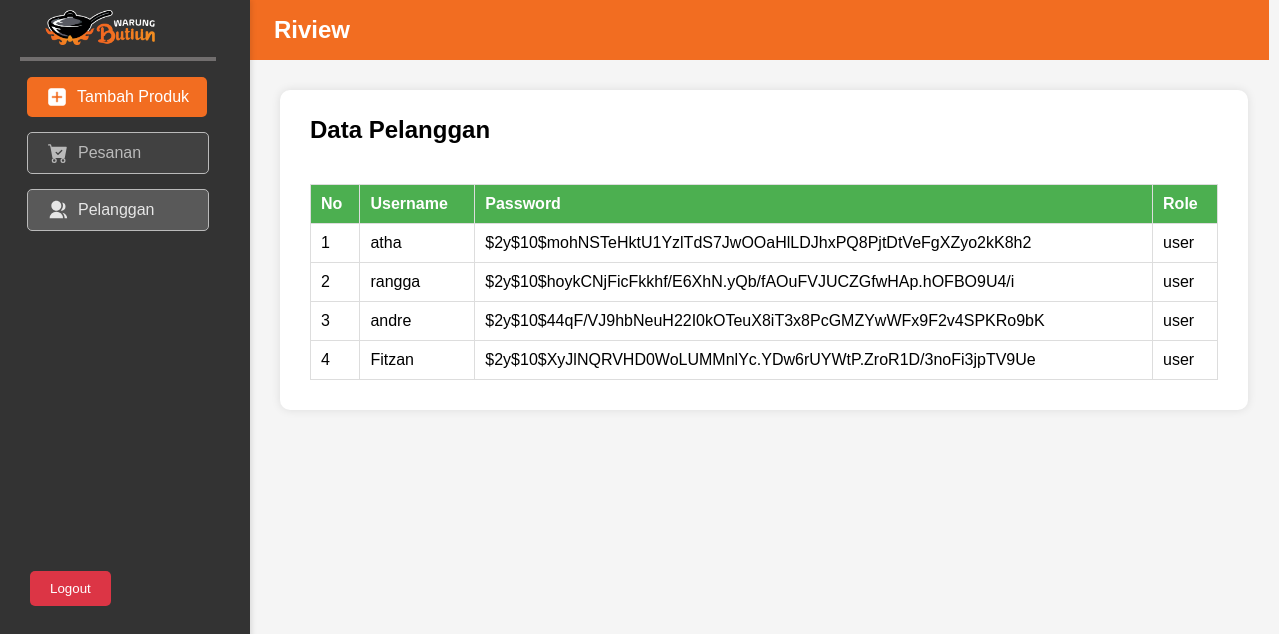
Page /pages/admin/pelanggan.php on the committed database.
### tables this page shows
CREATE TABLE IF NOT EXISTS `users` (
  `id` int(11) NOT NULL AUTO_INCREMENT,
  `username` varchar(255) DEFAULT NULL,
  `password` varchar(255) DEFAULT NULL,
  `role` varchar(10) DEFAULT NULL,
  `remember_token` varchar(255) DEFAULT NULL,
  PRIMARY KEY (`id`)
);

### pages/admin/pelanggan.php (the view, shortened to what this page needs)
<?php
$koneksi = new mysqli("localhost", "root", "", "warungbutitin");
$query = "SELECT * FROM users WHERE role = 'user'";
$result = $koneksi->query($query);
$pelanggan = [];
if ($result->num_rows > 0) {
    while ($row = $result->fetch_assoc()) {
        $pelanggan[] = $row;
    }
}
?>
<!DOCTYPE html>
<html lang="en">
<head>
</head>
<body>
<aside>
    <a href="admin.php">
        <div class="admin-title">
            <img src="../../assets/images/WarungButitin2.png" alt="Warung BuTITIN">
        </div>
    </a>
    <a href="../admin/add_product.php" class="add-product-btn">
        Tambah Produk
    </a>
    <a href="../admin/pesanan.php" class="ulasan-product-btn">
    Pesanan
</a>
<a href="../admin/pelanggan.php" class="pelanggan-product-btn">
    Pelanggan
</a>
    <form action="" method="POST">
            <button type="submit" name="logout">Logout</button>
        </form>
</aside>
    <div style="flex: 1;">
        <header>
            <h2>Riview</h2>
        </header>
        <section class="admin">
        <h2>Data Pelanggan</h2>
        <table>
            <tr>
                <th>No</th>
                <th>Username</th>
                <th>Password</th>
                <th>Role</th>
            </tr>
            <?php
            $no = 1;
            foreach ($pelanggan as $user) : ?>
                <tr>
                    <td><?= $no++; ?></td>
                    <td><?= $user['username']; ?></td>
                    <td><?= $user['password']; ?></td>
                    <td><?= $user['role']; ?></td>
                </tr>
            <?php endforeach; ?>
        </table>
    </section>
</body>
</html>

### pages/admin/pelanggan.php (style rules this page uses)
body { font-family: 'Arial', sans-serif; margin: 0; padding: 0; display: flex; min-height: 100vh; background-color: whitesmoke; }
aside { width: 250px; background: #333; color: #fff; padding: 0px; box-shadow: 2px 0 5px rgba(0, 0, 0, 0.1); box-sizing: border-box; position: fixed; height: 100%; }
section.admin { width: calc(100% - 250px); }
header { margin-left: 239px; background-color: #F26D21; color: white; padding-top: 10px; padding-block: 10px; padding-left: 35px; text-align: left; height: 40px; width: 995px; display: flex; align-items: center; }
section.admin { width: 71%; display: flex; justify-content: center; flex-direction: column; margin-left: 280px; background-color: white; padding-right: 30px; padding-left: 30px; padding-bottom: 30px; margin-top: 30px; padding-top: 6px; border-radius: 10px; box-shadow: 0 0 10px rgba(0, 0, 0, 0.1); flex: 1; }
header h2 { color: white; }
aside button { margin-left: 30px; margin-top: 335px; }
.admin-title { width: 196px; display: flex; align-items: center; margin-bottom: 0px; margin-top: 0px; margin-left: 20px; border-bottom: 4px solid #716E6E; }
.admin-title img { height: 35px; margin-right: 5px; margin-top: 10px; margin-left: 25px; margin-bottom: 12px; }
.add-product-btn { background-color: #F26D21; color: white; font-size: 16px; padding: 10px 10px; border: none; cursor: pointer; text-decoration: none; display: flex; align-items: center; border-radius: 5px; width: 160px; height: 20px; margin-top: 16px; margin-bottom: 5px; margin-left: 27px; transition: background-color 0.3s ease; }
.add-product-btn svg { width: 20px; height: 20px; margin-right: 10px; margin-left: 10px; fill: #ffffff; }
.pelanggan-product-btn { background-color: #595959; color: #E6E6E6; font-size: 16px; padding: 10px 10px; border: 1px solid #BABABA; cursor: pointer; text-decoration: none; display: flex; align-items: center; border-radius: 5px; width: 160px; height: 20px; margin-top: 15px; margin-bottom: 5px; margin-left: 27px; transition: background-color 0.3s ease; }
.pelanggan-product-btn svg { width: 20px; height: 20px; margin-right: 10px; margin-left: 10px; fill: #E6E6E6; }
.ulasan-product-btn { background-color: #414141; color: #BABABA; font-size: 16px; padding: 10px 10px; border: 1px solid #BABABA; cursor: pointer; text-decoration: none; display: flex; align-items: center; border-radius: 5px; width: 160px; height: 20px; margin-top: 15px; margin-bottom: 15px; margin-left: 27px; transition: background-color 0.3s ease; }
.ulasan-product-btn svg { width: 20px; height: 20px; margin-right: 10px; margin-left: 10px; fill: #BABABA; }
.ulasan-product-btn svg, .pelanggan-product-btn svg { transition: fill 0.3s ease; }
button { padding: 10px 20px; background-color: #dc3545; color: #fff; border: none; border-radius: 5px; cursor: pointer; }
table { width: 100%; border-collapse: collapse; margin-top: 20px; }
table, th, td { border: 1px solid #ddd; }
th, td { padding: 10px; text-align: left; }
th { background-color: #4caf50; color: white; }

### rows in the picture
users: username "atha", password "$2y$10$mohNSTeHktU1YzlTdS7JwOOaHlLDJhxPQ8PjtDtVeFgXZyo2kK8h2", role "user"
users: username "rangga", password "$2y$10$hoykCNjFicFkkhf/E6XhN.yQb/fAOuFVJUCZGfwHAp.hOFBO9U4/i", role "user"
users: username "andre", password "$2y$10$44qF/VJ9hbNeuH22I0kOTeuX8iT3x8PcGMZYwWFx9F2v4SPKRo9bK", role "user"
users: username "Fitzan", password "$2y$10$XyJlNQRVHD0WoLUMMnlYc.YDw6rUYWtP.ZroR1D/3noFi3jpTV9Ue", role "user"
